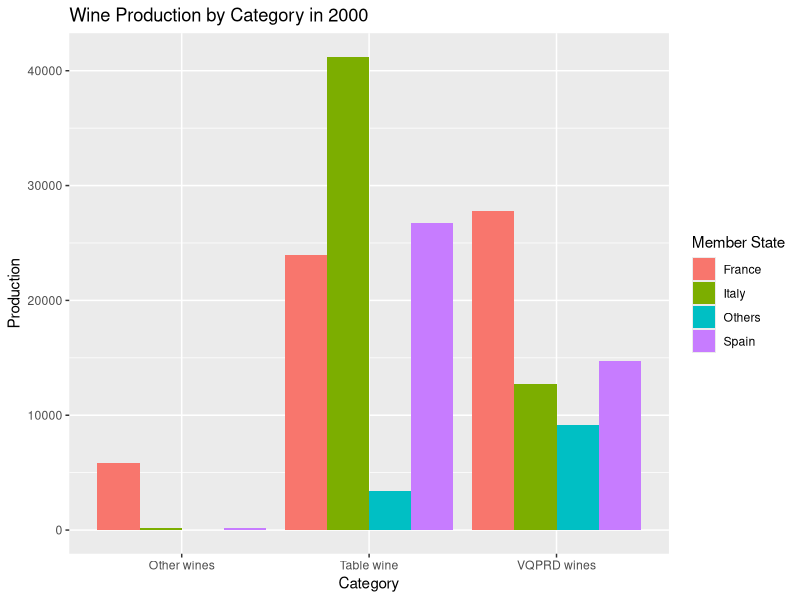
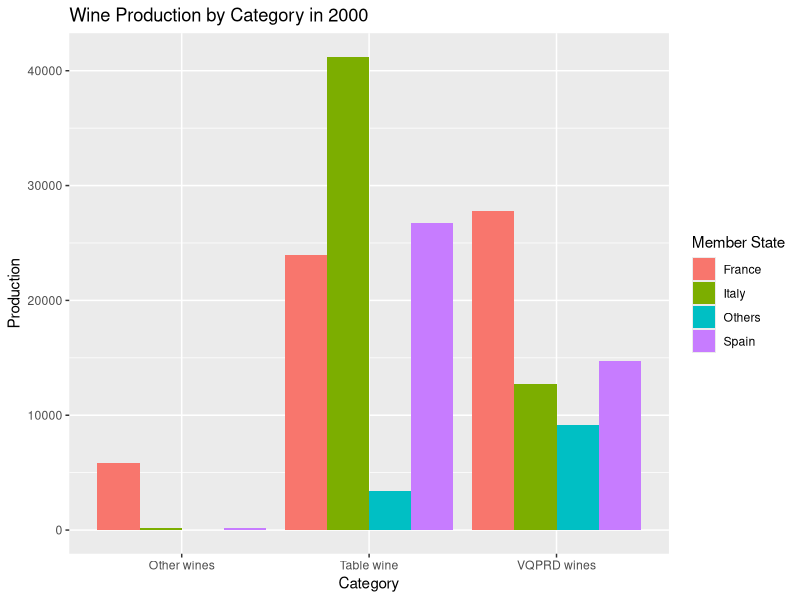

R code for these plots, in order:
library(readxl)

# Read and filter the data
data = read_excel("Exc2/wine_prod_EU.xlsx")
data = subset(data, Category != '-' & `Product Group` != 'Non-Vinified')

# Filter year 2000
data2000 = subset(data, Year == 2000)

library(ggplot2)

data2000$`Member State`[
  data2000$`Member State` != 'France' & 
  data2000$`Member State` != 'Italy' &
  data2000$`Member State` != 'Spain'] <- 'Others'

ggplot(data2000, aes(x = Category, y = Production, fill = `Member State`)) +
  geom_bar(stat = "identity", position = "dodge") +
  labs(
    title = "Wine Production by Category in 2000",
    x = "Category",
    y = "Production"
  )

ggsave("plot.png", width = 10, height = 8)
